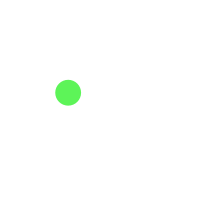
Frame 1 (no input)
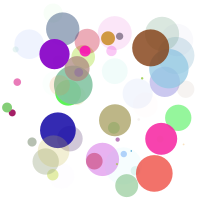
Frame 60 (the mouse pressed at the canvas centre just before this capture)
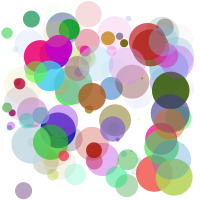
Frame 120 (the mouse held since frame 60 and released just before this capture)

The Processing sketch that drew these frames (run headless with seeded random() and noise(); from frame 60 on, the mouse is pressed at the canvas centre):

// Processing sketch: randomCircles
// ── randomCircles.pde
int radius = 20;
int width = 200;
int height = 200;

void setup() {
  size(200, 200);
  background(255);
  smooth();
}

void draw() {
  float diam = random(radius);
  
  noStroke();
  fill(random(255), random(255), random(255), random(255));
  ellipse(random(diam, width - diam), random(diam, height - diam), diam * 2, diam * 2);
}
